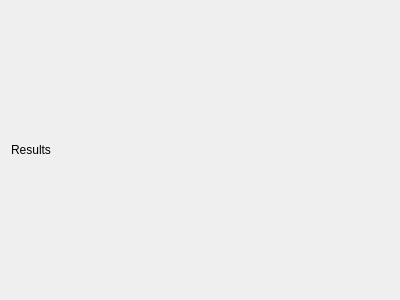
<?xml version="1.0" encoding="UTF-8"?>
<ui version="4.0">
 <class>Results</class>
 <widget class="QWidget" name="Results">
  <property name="geometry">
   <rect>
    <x>0</x>
    <y>0</y>
    <width>400</width>
    <height>300</height>
   </rect>
  </property>
  <property name="windowTitle">
   <string>Form</string>
  </property>
  <layout class="QHBoxLayout" name="horizontalLayout">
   <item>
    <widget class="QLabel" name="label">
     <property name="text">
      <string>Results</string>
     </property>
    </widget>
   </item>
  </layout>
 </widget>
 <resources/>
 <connections/>
</ui>
